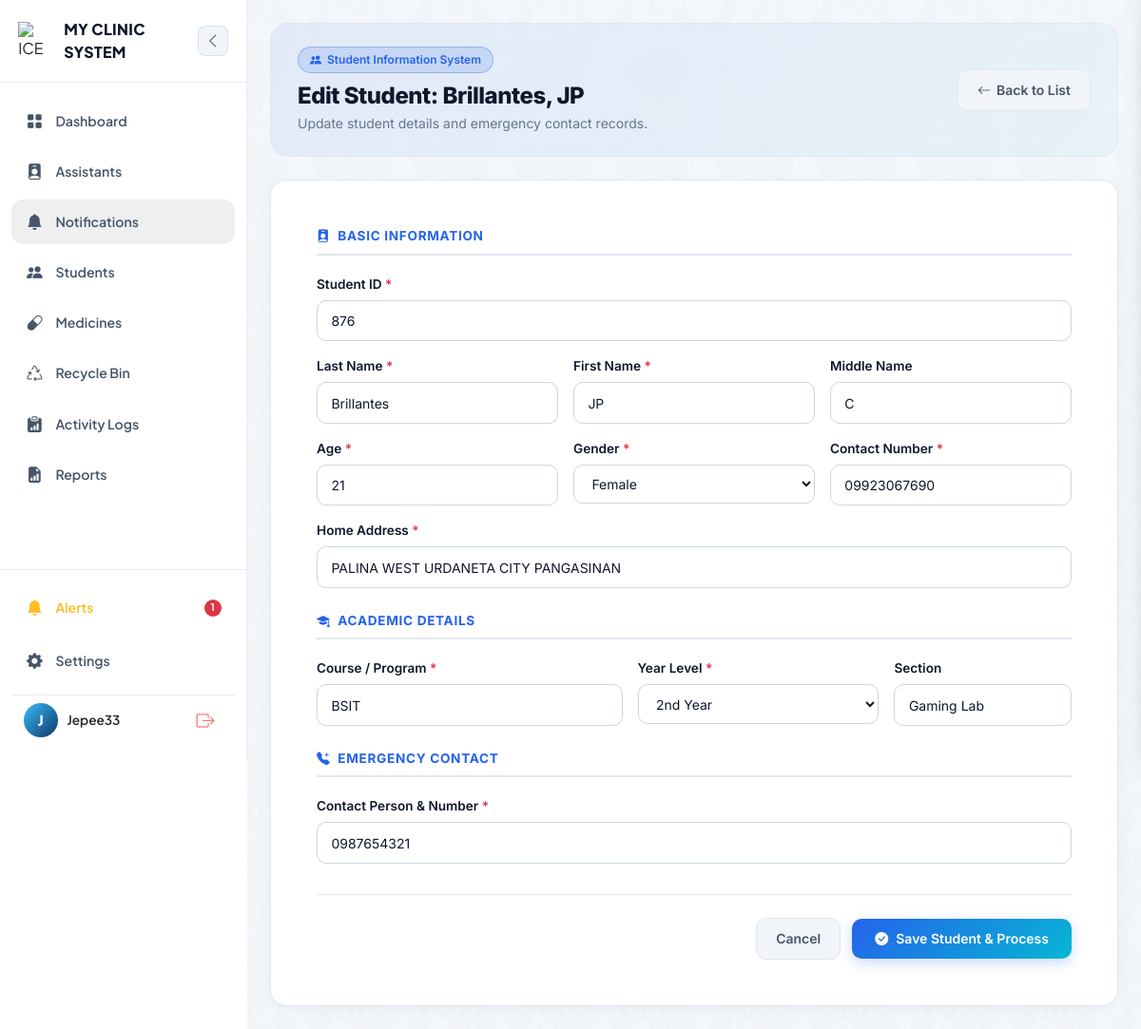
Page /students/42/edit/ (signed in) on the committed database.
### clinic/models.py (models this page shows, shortened)
class Student(models.Model):
    GENDER_CHOICES = [
        ('M', 'Male'),
        ('F', 'Female'),
    ]
    user = models.OneToOneField(
        User, on_delete=models.CASCADE, null=True, blank=True, related_name='student_profile'
    )
    student_id = models.CharField(max_length=20, unique=True)
    first_name = models.CharField(max_length=100, blank=True, null=True)
    middle_name = models.CharField(max_length=100, blank=True, null=True)
    last_name = models.CharField(max_length=100, blank=True, null=True)
    full_name = models.CharField(max_length=150)
    age = models.PositiveIntegerField()
    gender = models.CharField(max_length=1, choices=GENDER_CHOICES)
    address = models.CharField(max_length=255)
    contact_number = models.CharField(max_length=20)
    course = models.CharField(max_length=100)
    year_level = models.CharField(max_length=20)
    section = models.CharField(max_length=20, blank=True)
    emergency_contact = models.CharField(max_length=100, help_text="Name and number")
    date_registered = models.DateTimeField(auto_now_add=True)
    is_deleted = models.BooleanField(default=False)
    deleted_at = models.DateTimeField(null=True, blank=True)
    deleted_by = models.ForeignKey(
        User, on_delete=models.SET_NULL, null=True, blank=True,
        related_name='students_moved_to_recycle_bin'
    )

### clinic/views/student.py (the view, shortened to what this page needs)
# urls.py: path('students/<int:pk>/edit/', views.student_edit, name='student_edit'),
@login_required
@role_required("admin", "nurse")
def student_edit(request, pk):
    student = get_object_or_404(Student, pk=pk, is_deleted=False)
    return render(request, "clinic/students/student_create.html", {"student": student})

### clinic/templates/clinic/students/student_create.html (shortened to what this page needs)
{% extends "clinic/base.html" %}
{% load static %}
{% block content %}
<link rel="stylesheet" href="https://cdnjs.cloudflare.com/ajax/libs/animate.css/4.1.1/animate.min.css" />
<div class="cms-container">
    <div class="dashboard-hero-card mb-4 d-flex justify-content-between align-items-center flex-wrap gap-3 ">
        <div>
            <div class="hero-badge">
                <i class="bi bi-people-fill"></i> Student Information System
            </div>
            <h1 class="hero-title">
                {% if student %}Edit Student: {{ student.last_name }}, {{ student.first_name }}{% else %}Add New Student & Request{% endif %}
            </h1>
            <p class="hero-subtitle">
                {% if student %}Update student details and emergency contact records.{% else %}Create student record and process initial medical dispensing.{% endif %}
            </p>
        </div>
        <div>
            <a href="{% url 'student_records' %}" class="btn-cms-cancel">
                <i class="bi bi-arrow-left"></i> Back to List
            </a>
        </div>
    </div>
    <div class="cms-card p-4 p-md-5 ">
        <form method="post" class="needs-validation" novalidate>
            <div class="section-header-title">
                <i class="bi bi-person-badge-fill"></i> Basic Information
            </div>
            <div class="row g-3 mb-4">
                <div class="col-12">
                    <label class="cms-label">Student ID <span class="text-danger">*</span></label>
                    <input type="text" name="student_id" class="cms-input" value="{{ student.student_id|default:'' }}" placeholder="e.g. 2026-0001" required>
                </div>
                <div class="col-12 col-md-4">
                    <label class="cms-label">Last Name <span class="text-danger">*</span></label>
                    <input type="text" name="last_name" class="cms-input" value="{{ student.last_name|default:'' }}" placeholder="e.g. Dela Cruz" required>
                </div>
                <div class="col-12 col-md-4">
                    <label class="cms-label">First Name <span class="text-danger">*</span></label>
                    <input type="text" name="first_name" class="cms-input" value="{{ student.first_name|default:'' }}" placeholder="e.g. Juan" required>
                </div>
                <div class="col-12 col-md-4">
                    <label class="cms-label">Middle Name</label>
                    <input type="text" name="middle_name" class="cms-input" value="{{ student.middle_name|default:'' }}" placeholder="e.g. Santos (Optional)">
                </div>
                <div class="col-6 col-md-4">
                    <label class="cms-label">Age <span class="text-danger">*</span></label>
                    <input type="number" name="age" class="cms-input" value="{{ student.age|default:'' }}" placeholder="e.g. 20" min="1" required>
                </div>
                <div class="col-6 col-md-4">
                    <label class="cms-label">Gender <span class="text-danger">*</span></label>
                    <select name="gender" class="cms-select" required>
                        <option value="F" {% if student.gender == 'F' %}selected{% endif %}>Female</option>
                    </select>
                </div>
                <div class="col-12 col-md-4">
    <label class="cms-label">Contact Number <span class="text-danger">*</span></label>
    <input type="text"
           name="contact_number"
           class="cms-input"
           value="{{ student.contact_number|default:'' }}"
           placeholder="09123456789"
           maxlength="11"
           pattern="\d{11}"
           onkeypress="return event.charCode >= 48 && event.charCode <= 57"
           oninput="this.value = this.value.replace(/[^0-9]/g, '')"
           title="Mangyaring maglagay ng eksaktong 11-digit na numero (09...)"
           required>
</div>
                <div class="col-12">
                    <label class="cms-label">Home Address <span class="text-danger">*</span></label>
                    <input type="text" name="address" class="cms-input" value="{{ student.address|default:'' }}" placeholder="Street, Barangay, City, Province" required>
                </div>
            </div>
            <div class="section-header-title">
                <i class="bi bi-mortarboard-fill"></i> Academic Details
            </div>
                    <div class="row g-3 mb-4">
    <div class="col-12 col-md-5">
        <label class="cms-label">Course / Program <span class="text-danger">*</span></label>
        <input type="text"
               name="course"
               class="cms-input"
               value="{{ student.course|default:'' }}"
               placeholder="e.g. BSIT, BSN, BSBA"
               pattern="[A-Za-z\s\-]+"
               onkeypress="return (event.charCode >= 65 && event.charCode <= 90) || (event.charCode >= 97 && event.charCode <= 122) || event.charCode == 32 || event.charCode == 45"
               oninput="this.value = this.value.replace(/[^A-Za-z\s\-]/g, '')"
               title="Letters, space, at gitling lamang ang pwedeng ilagay."
               required>
    </div>
                <div class="col-12 col-md-4">
                    <label class="cms-label">Year Level <span class="text-danger">*</span></label>
                    <select name="year_level" class="cms-select" required>
                        <option value="2nd Year" {% if student.year_level == '2nd Year' %}selected{% endif %}>2nd Year</option>
                    </select>
                </div>
                <div class="col-12 col-md-3">
                    <label class="cms-label">Section</label>
                    <input type="text" name="section" class="cms-input" value="{{ student.section|default:'' }}" placeholder="e.g. 3A">
                </div>
            </div>
            <div class="section-header-title">
                <i class="bi bi-telephone-plus-fill"></i> Emergency Contact
            </div>
            <div class="row g-3 mb-4">
                <div class="col-12">
                    <label class="cms-label">Contact Person & Number <span class="text-danger">*</span></label>
                    <input type="text" name="emergency_contact" class="cms-input" value="{{ student.emergency_contact|default:'' }}" placeholder="e.g. Maria Dela Cruz (Mother) - 09987654321" required>
                </div>
            </div>
            <div class="button-area">
                <a href="{% url 'student_records' %}" class="btn-cms-cancel">Cancel</a>
                <button type="submit" class="btn-cms-primary">
                    <i class="bi bi-check-circle-fill"></i> Save Student & Process
                </button>
            </div>
        </form>
    </div>
</div>
{% endblock %}

### clinic/templates/clinic/base.html (shortened to what this page needs)
{% load static %}
<!DOCTYPE html>
<html lang="en">
<head>
    <link href="https://cdn.jsdelivr.net/npm/bootstrap@5.3.0/dist/css/bootstrap.min.css" rel="stylesheet">
    <link rel="stylesheet" href="https://cdn.jsdelivr.net/npm/bootstrap-icons@1.11.0/font/bootstrap-icons.css">
</head>
<body class="bg-body text-body">
    <div style="display: flex; min-height: 100vh; width: 100%; position: relative;">
        <aside id="appSidebar">
            <div>
                <div class="sidebar-header-glass">
                    <div class="brand-logo-container" id="logoToggleBtn"
                        style="display: flex; align-items: center; gap: 0.5rem; cursor: pointer;"
                        title="Toggle Sidebar">
                        <img src="{% static 'clinic/img/me.png' %}" alt="ICE Clinic Logo"
                            style="width: 40px; height: 40px; object-fit: contain;">
                        <span class="brand-text">MY CLINIC SYSTEM</span>
                    </div>
                    <button class="sidebar-toggle-btn desktop-toggle-btn d-none d-lg-flex" id="toggleSidebarDesktopBtn"
                        title="Toggle Sidebar">
                        <i class="bi bi-chevron-left"></i>
                    </button>
                </div>
                <nav style="padding: 1rem 0.75rem;">
                    <a href="{% url 'dashboard' %}"
                        class="nav-item-link {% if request.resolver_match.url_name == 'dashboard' %}active{% endif %}"
                        title="Dashboard">
                        <i class="bi bi-grid-fill"></i>
                        <span>Dashboard</span>
                    </a>
                    {% if user.is_authenticated and user.profile.role == 'admin' %}
                    <a href="{% url 'nurse_list' %}"
                        class="nav-item-link {% if request.resolver_match.url_name == 'nurse_list' or request.resolver_match.url_name == 'nurse_detail' %}active{% endif %}"
                        title="Assistants"><i class="bi bi-person-badge-fill"></i><span>Assistants</span></a>
                    <button class="nav-item-link w-100 border-0 text-start" type="button" id="notifBellBtn"
                        title="Notifications">
                    <i class="bi bi-bell-fill"></i><span>Notifications</span>
                </button>
                {% endif %}
                    <a href="{% url 'student_records' %}"
                        class="nav-item-link {% if request.resolver_match.url_name == 'student_records' %}active{% endif %}"
                        title="Students">
                        <i class="bi bi-people-fill"></i>
                        <span>Students</span>
                    </a>
                    <a href="{% url 'medicine_list' %}"
                        class="nav-item-link {% if request.resolver_match.url_name == 'medicine_list' %}active{% endif %}"
                        title="Medicines">
                        <i class="bi bi-capsule"></i>
                        <span>Medicines</span>
                    </a>
                    {% if user.is_authenticated and user.profile.role == 'admin' %}
                    <a href="{% url 'trash_list' %}"
                        class="nav-item-link {% if request.resolver_match.url_name == 'trash_list' or request.resolver_match.url_name == 'trash_legacy' %}active{% endif %}"
                        title="Recycle Bin">
                        <i class="bi bi-recycle"></i><span>Recycle Bin</span>
                    </a>
                    <a href="{% url 'activity_log_list' %}"
                        class="nav-item-link {% if request.resolver_match.url_name == 'activity_log_list' %}active{% endif %}"
                        title="Activity Logs">
                        <i class="bi bi-clipboard-data-fill"></i><span>Activity Logs</span>
                    </a>
                    {% endif %} <a href="{% url 'reports' %}"
                        class="nav-item-link {% if request.resolver_match.url_name == 'reports' %}active{% endif %}"
                        title="Reports">
                        <i class="bi bi-file-earmark-bar-graph-fill"></i>
                        <span>Reports</span>
                    </a>
                </nav>
            </div>
            <div class="sidebar-footer-glass">
                {% if nav_low_stock_count %}
                <a href="{% url 'medicine_list' %}" class="nav-item-link" style="color: #fbbf24; margin-bottom: 0.5rem;"
                    title="Alerts">
                    <i class="bi bi-bell-fill"></i>
                    <span>Alerts</span>
                    <span class="badge rounded-pill bg-danger ms-auto nav-badge">{{ nav_low_stock_count }}</span>
                </a>
                {% endif %}
                <a href="{% url 'settings' %}"
                    class="nav-item-link {% if request.resolver_match.url_name == 'settings' %}active{% endif %}"
                    style="margin-bottom: 0.75rem;" title="Settings">
                    <i class="bi bi-gear-fill"></i>
                    <span>Settings</span>
                </a>
                {% if user.is_authenticated %}
                <div class="user-profile-card"
                    style="display: flex; align-items: center; justify-content: space-between; padding: 0.5rem 0.8rem;">
                    <div style="display: flex; align-items: center; gap: 0.6rem; overflow: hidden;">
                        <div class="user-avatar-glow"
                            title="{% if user.first_name %}{{ user.first_name }} {{ user.last_name }}{% else %}{{ user.username|title }}{% endif %}">
                            {% if user.first_name %}
                            {{ user.first_name|slice:":1"|upper }}{% if user.last_name %}{{
                            user.last_name|slice:":1"|upper }}{% endif %}
                            {% else %}
                            {{ user.username|slice:":1"|upper }}
                            {% endif %}
                        </div>
                        <div class="user-info-text" style="overflow: hidden; font-size: 0.85rem; font-weight: 600;">
                            {% if user.first_name %}
                            {{ user.first_name }} {{ user.last_name }}
                            {% else %}
                            {{ user.username|title }}
                            {% endif %}
                        </div>
                    </div>
                    <form action="{% url 'logout' %}" method="post" style="margin: 0;">
                        <button type="submit" class="btn-logout" title="Logout"
                            style="background: none; border: none; cursor: pointer; display: flex; align-items: center;">
                            <i class="bi bi-box-arrow-right" style="font-size: 1.2rem;"></i>
                        </button>
                    </form>
                </div>
                {% endif %}
            </div>
        </aside>
        <div class="main-container">
            <main class="content-main"
                style="background-image: url(&quot;{% static 'clinic/img/studentbackground.png' %}&quot;); background-repeat: repeat; background-size: cover; background-attachment: fixed;">
                <div class="content-inner">
                    {% block content %}{% endblock %}
                </div>
            </main>
        </div>
    </div>
</body>
</html>

### rows in the picture
Student: last_name "Brillantes", first_name "JP", student_id "876", middle_name "C", age "21", gender "Female", contact_number "09923067690", address "PALINA WEST URDANETA CITY PANGASINAN", course "BSIT", year_level "2nd Year", section "Gaming Lab", emergency_contact "0987654321"

### other values in the picture
{{ nav_low_stock_count }} "1"
{{ user.username|slice:":1"|upper }} "J"
{{ user.username|title }} "Jepee33"
